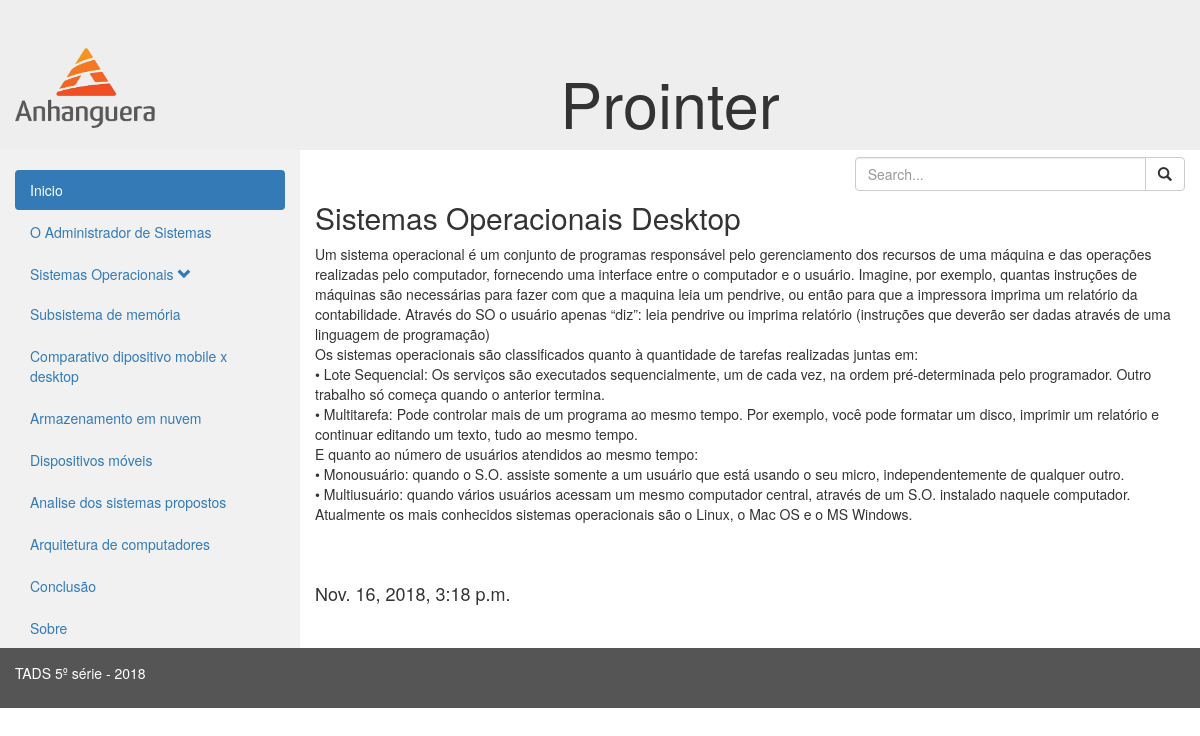
The app's page /?index=5 with its own data.
### blog/models.py (models this page shows, shortened)
class Post(models.Model):
    index = models.CharField(max_length=2)
    title = models.CharField(max_length=150)
    text = models.TextField()
    create_date = models.DateTimeField(
        default = timezone.now
    )

### blog/views.py (the view)
# urls.py: path('', views.post_list, name='post_list'),
def post_list(request):
    index = request.GET.get('index')
    search = request.GET.get('search')
    if search:
        post = Post.objects.filter(
            Q(title__contains=search) |
            Q(text__contains=search)
        ).order_by('create_date')
    elif index:
        post = Post.objects.filter(index=index)
    else:
        post = Post.objects.filter(index='1')
    context = {'post': post}
    return render(request, 'blog/post_list.html', context)

### blog/templates/blog/post_list.html (shortened to what this page needs)
{% extends 'blog/base.html' %}
{% block content %}
    {% for posts in post %}
    <h2>{{posts.title}}</h2>
    <p id="p">{{posts.text|linebreaks}}</p>
    <br>
    <br>
    <h4>{{posts.create_date}}</h4>
    {% endfor %}
{% endblock %}

### records on screen
Post: title "Sistemas Operacionais Desktop", text "Um sistema operacional é um conjunto de programas responsável pelo gerenciamento dos recursos de uma máquina e das operações realizadas pelo computador, fornecendo uma interface entre o computador e o usuário. Imagine, por exemplo, quantas instruções de máquinas são necessárias para fazer com que a maquina leia um pendrive, ou então para que a impressora imprima um relatório da contabilidade. Através do SO o usuário apenas “diz”: leia pendrive ou imprima relatório (instruções que deverão ser dadas através de uma linguagem de programação) Os sistemas operacionais são classificados quanto à quantidade de tarefas realizadas juntas em: • Lote Sequencial: Os serviços são executados…", create_date "Nov. 16, 2018, 3:18 p.m."
